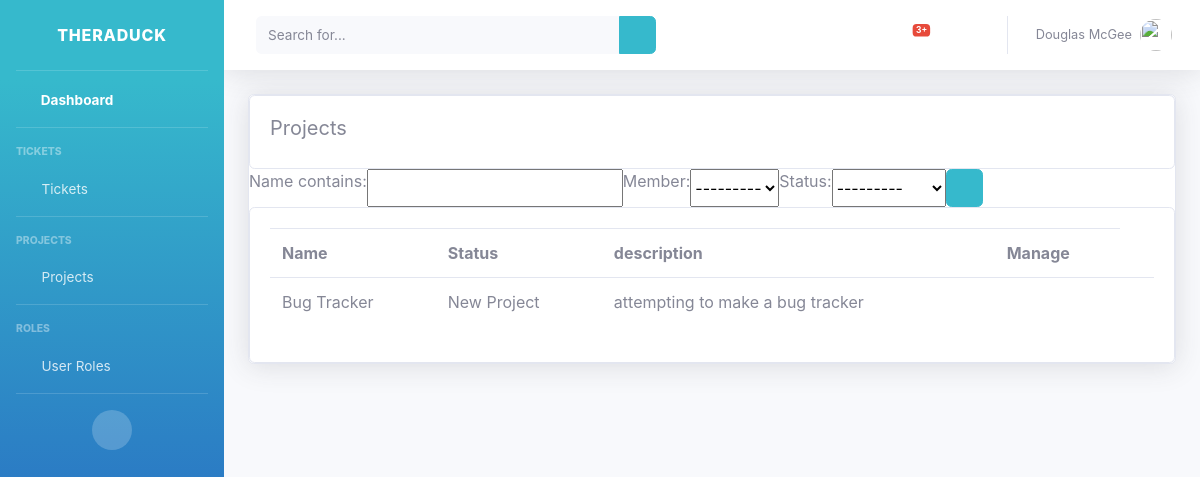
/view_projects/, run on an earlier commit of the app's database.
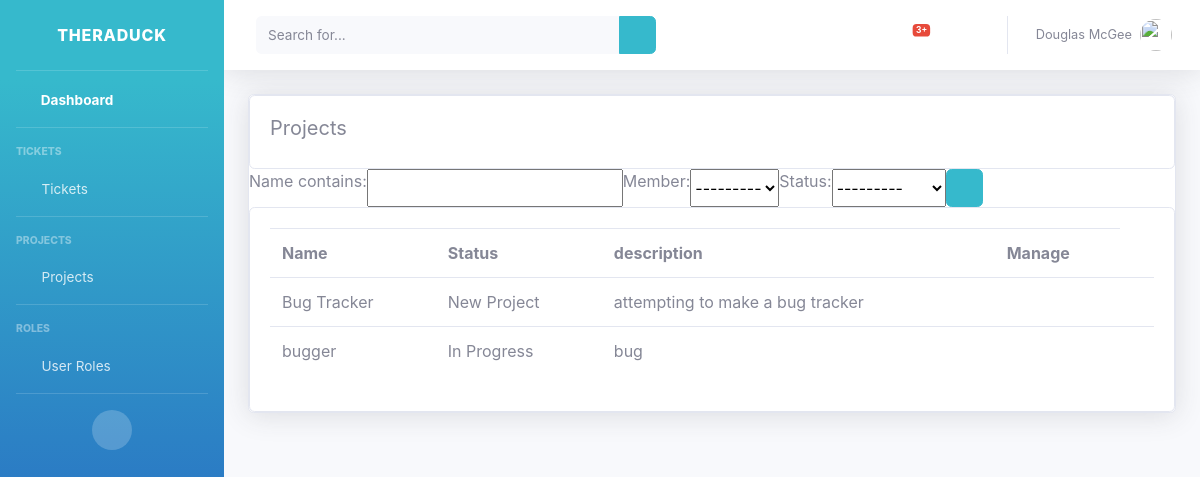
And on a later commit of the database.
### accounts/models.py (models this page shows, shortened)
class Member(models.Model):
    name = models.CharField(max_length=500, null=True)
    ROLE = (
            ('Admin', 'Admin'),
            ('Developer', 'Developer'),
            ('Project Manager', 'Project Manager'),
            ('Submitter', 'Submitter'),
                )
    role = models.CharField(max_length=500, null=True, choices=ROLE)
    def __str__(self):
        return self.name

class Project(models.Model):
    name = models.CharField(max_length=500, null=True)
    description = models.CharField(max_length=500, null=True)
    STATUS = (
            ('New Project', 'New Project'),
            ('In Progress', 'In Progress'),
            ('Finished', 'Finished'),
                )
    member = models.ForeignKey(Member, null=True, on_delete=models.SET_NULL)
    status = models.CharField(max_length=500, null=True, choices=STATUS)
    date_created = models.DateTimeField(auto_now_add=True, null=True)

### accounts/views.py (the view)
# urls.py: path('view_projects/', views.view_projects, name="view_projects"),
def view_projects(request):
    projects = Project.objects.all()
    myFilter = ProjectFilter(request.GET, queryset=projects)
    projects = myFilter.qs
    context = {'projects': projects, 'myFilter': myFilter}
    return render(request, 'accounts/view_projects.html', context)

### accounts/templates/accounts/view_projects.html (shortened to what this page needs)
{% load static %}
<!DOCTYPE html>
<html lang="en">
<head>
    <link href="{% static 'vendor/fontawesome-free/css/all.min.css' %}" rel="stylesheet" type="text/css">
    <link href="{% static 'css/sb-admin-2.min.css' %}" rel="stylesheet">
</head>
<body id="page-top">
    <div id="wrapper">
        {% include 'accounts/sidebar.html' %}
        <div id="content-wrapper" class="d-flex flex-column">
            <div id="content">
                {% include 'accounts/topbar.html' %}
                <div class="container">
                    <div class="row">
                            <div class="col-xl-13 col-lg-12">
                                    <div class="card shadow mb-4">
                                        <div class="row">
                                            <div class="col-md">
                                                <div class="card card-body">
                                                    <h5>Projects</h5>
                                                </div>
                                                <form method="get">
                                                    <div class="input-group">
                                                        {{myFilter.form}}
                                                        <button class="btn btn-primary" type="submit">
                                                            <i class="fas fa-search fa-sm"></i>
                                                        </button>
                                                    </div>
                                                </form>
                                                <div class="card card-body">
                                                    <table class="table">
                                                        <tr>
                                                            <th>Name</th>
                                                            <th>Status</th>
                                                            <th>description</th>
                                                            <th>Manage</th>
                                                        </tr>
                                                        {% for i in projects %}
                                                            <tr>
                                                                <td>{{i.name}}</td>
                                                                <td>{{i.status}}</td>
                                                                <td>{{i.description}}</td>
                                                                <td><a href="{% url 'project_details' i.id %}"><i class="far fa-edit"></i></a><td>
                                                            </tr>
                                                        {% endfor %}
                                                    </table>
                                                </div>
                                            </div>
                                        </div>
                                    </div>
                            </div>
                    </div>
                </div>
            </div>
        </div>
    </div>
</body>
</html>

### accounts/templates/accounts/sidebar.html (shortened to what this page needs)
{% load static %}
<ul class="navbar-nav bg-gradient-primary sidebar sidebar-dark accordion" id="accordionSidebar">
    <a class="sidebar-brand d-flex align-items-center justify-content-center">
        <div class="sidebar-brand-text mx-10">Theraduck</div>
    </a>
    <hr class="sidebar-divider my-0">
    <li class="nav-item active">
        <a class="nav-link" href="{% url 'home' %}">
            <i class="fas fa-fw fa-tachometer-alt"></i>
            <span>Dashboard</span></a>
    </li>
    <hr class="sidebar-divider">
    <div class="sidebar-heading">
        Tickets
    </div>
    <li class="nav-item">
        <a class="nav-link collapsed" href="#" data-toggle="collapse" data-target="#collapseOne"
            aria-expanded="true" aria-controls="collapseOne">
            <i class="fas fa-fw fa-cog"></i>
            <span>Tickets</span>
        </a>
    </li>
    <hr class="sidebar-divider">
    <div class="sidebar-heading">
        Projects
    </div>
    <li class="nav-item">
        <a class="nav-link collapsed" href="#" data-toggle="collapse" data-target="#collapsePages"
            aria-expanded="true" aria-controls="collapsePages">
            <i class="fas fa-fw fa-folder"></i>
            <span>Projects</span>
        </a>
    </li>
    <hr class="sidebar-divider">
    <div class="sidebar-heading">
        Roles
    </div>
    <li class="nav-item">
        <a class="nav-link collapsed" href="#" data-toggle="collapse" data-target="#collapseTwo"
            aria-expanded="true" aria-controls="collapseTwo">
            <i class="fas fa-fw fa-cog"></i>
            <span>User Roles</span>
        </a>
    </li>
        <hr class="sidebar-divider">
    <div class="text-center d-none d-md-inline">
        <button class="rounded-circle border-0" id="sidebarToggle"></button>
    </div>
</ul>

### accounts/templates/accounts/topbar.html (shortened to what this page needs)
{% load static %}
 <nav class="navbar navbar-expand navbar-light bg-white topbar mb-4 static-top shadow">
    <form
        class="d-none d-sm-inline-block form-inline mr-auto ml-md-3 my-2 my-md-0 mw-100 navbar-search">
        <div class="input-group">
            <input type="text" class="form-control bg-light border-0 small" placeholder="Search for..."
                aria-label="Search" aria-describedby="basic-addon2">
            <div class="input-group-append">
                <button class="btn btn-primary" type="button">
                    <i class="fas fa-search fa-sm"></i>
                </button>
            </div>
        </div>
    </form>
    <ul class="navbar-nav ml-auto">
        <li class="nav-item dropdown no-arrow mx-1">
            <a class="nav-link dropdown-toggle" href="#" id="alertsDropdown" role="button"
                data-toggle="dropdown" aria-haspopup="true" aria-expanded="false">
                <span class="badge badge-danger badge-counter">3+</span>
            </a>
        </li>
        <li class="nav-item dropdown no-arrow mx-1">
            <a class="nav-link dropdown-toggle" href="#" id="messagesDropdown" role="button"
                data-toggle="dropdown" aria-haspopup="true" aria-expanded="false">
                <i class="fas fa-envelope fa-fw"></i>
            </a>
        </li>
        <li class="nav-item dropdown no-arrow">
            <a class="nav-link dropdown-toggle" href="#" id="userDropdown" role="button"
                data-toggle="dropdown" aria-haspopup="true" aria-expanded="false">
                <span class="mr-2 d-none d-lg-inline text-gray-600 small">Douglas McGee</span>
                <img class="img-profile rounded-circle"
                    src="img/undraw_profile.svg">
            </a>
        </li>
    </ul>
</nav>

What changed in the data, as far as the page shows it:
added Project: name "bugger", status "In Progress", description "bug"
